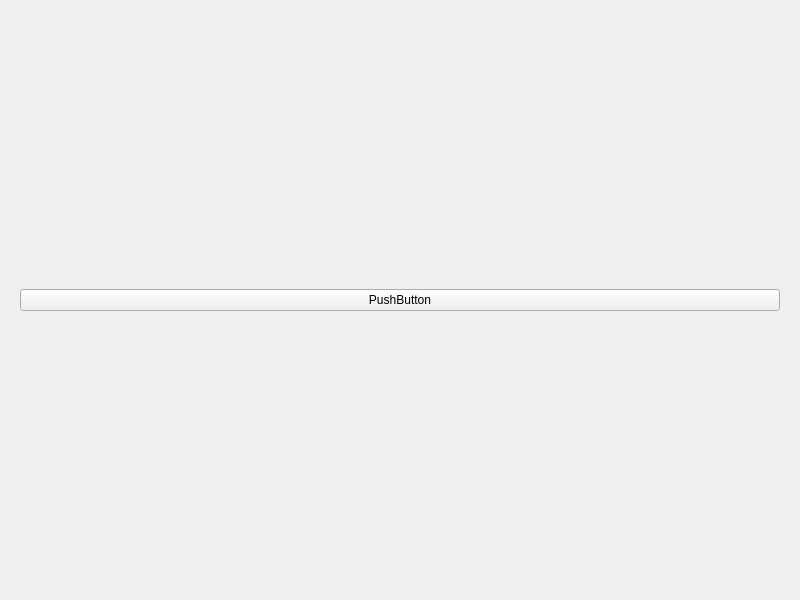
<?xml version="1.0" encoding="UTF-8"?>
<ui version="4.0">
 <class>MainApp</class>
 <widget class="QWidget" name="MainApp">
  <property name="geometry">
   <rect>
    <x>0</x>
    <y>0</y>
    <width>800</width>
    <height>600</height>
   </rect>
  </property>
  <property name="windowTitle">
   <string>MainApp</string>
  </property>
  <layout class="QVBoxLayout" name="verticalLayout_2">
   <item>
    <widget class="QStackedWidget" name="stackedWidget">
     <widget class="QWidget" name="home_page">
      <layout class="QVBoxLayout" name="verticalLayout_3">
       <item>
        <widget class="QPushButton" name="pushButton">
         <property name="text">
          <string>PushButton</string>
         </property>
        </widget>
       </item>
      </layout>
     </widget>
     <widget class="QWidget" name="play_page">
      <layout class="QVBoxLayout" name="verticalLayout">
       <item>
        <widget class="PlayView" name="graphicsView"/>
       </item>
      </layout>
     </widget>
    </widget>
   </item>
  </layout>
 </widget>
 <customwidgets>
  <customwidget>
   <class>PlayView</class>
   <extends>QGraphicsView</extends>
   <header>play.h</header>
  </customwidget>
 </customwidgets>
 <resources/>
 <connections/>
</ui>
